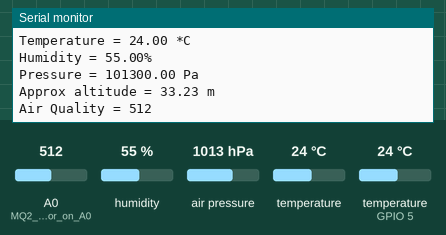
This sketch was run on a simulated ESP8266 (NodeMCU). Shown: the last lines printed to the serial monitor. Inputs (shaded band) come from the test bench; at power-on: humidity 55 %, air pressure 1013 hPa, A0 (MQ2_sensor_on_A0) = 512, temperature 24 °C, temperature (sensor on GPIO 5) 24 °C. WiFi joins after 1.5 s; servers stay silent unless stated.

Above: at 3.0 s.
3.1 s: humidity set to 22 %
At 3.21 s:
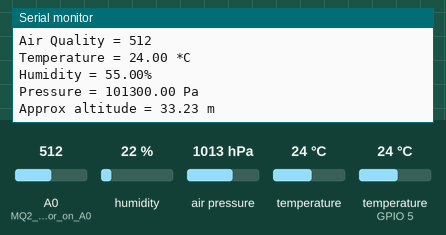
4.6 s: air pressure set to 952 hPa
At 4.61 s:
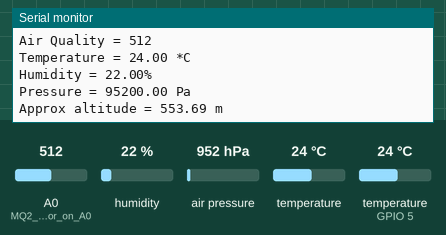
6.1 s: A0 (MQ2_sensor_on_A0) set to 716
At 6.61 s:
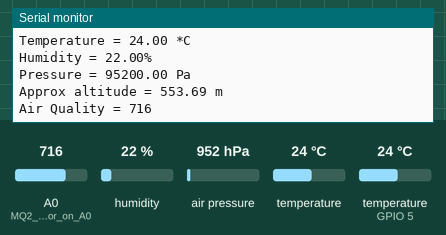
7.6 s: temperature (sensor 0) set to 12 °C
9.1 s: humidity set to 40 %
10.6 s: A0 (MQ2_sensor_on_A0) set to 992
At 10.61 s:
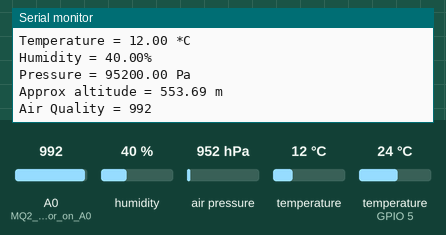
Timing chart, 0 to 13.1 s (numbered marks = the images above; inputs shaded):
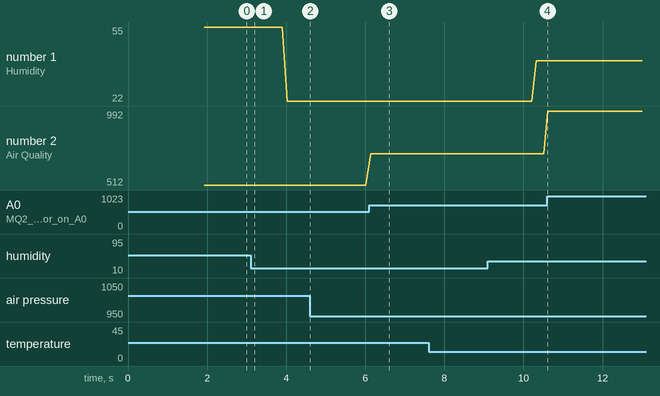

The sketch:

HWS_ESP8266.ino
```cpp
#define BLYNK_TEMPLATE_ID "TMPL6VhrmwPah"
#define BLYNK_TEMPLATE_NAME "Home Weather Station"
#define BLYNK_AUTH_TOKEN "z8ryDvUEEIteFCTiUNFDk8n3j3-NYsw_"

#define BLYNK_PRINT Serial

#include <Wire.h>
#include <Adafruit_BMP280.h>
#include <DHT.h>
#include <ESP8266WiFi.h>
#include <BlynkSimpleEsp8266.h>

char auth[] = BLYNK_AUTH_TOKEN;
char ssid[] = "Your_SSID";  // Replace with your WiFi SSID
char pass[] = "Your_Password";  // Replace with your WiFi password

DHT dht(5, DHT11);  // DHT sensor on pin 5
Adafruit_BMP280 bmp;

int sensorValue = 0;

BlynkTimer timer;

void setup() {
  Serial.begin(115200);

  Blynk.begin(auth, ssid, pass);
  timer.setInterval(100L, sendSensor);

  dht.begin();

  pinMode(A0, INPUT);  // MQ2 sensor on A0

  while (!Serial)
    delay(100);

  Serial.println(F("BMP280 test"));
  Wire.begin();
  unsigned status = bmp.begin(0x76);  // BMP280 I2C address

  if (!status) {
    Serial.println(F("Could not find a valid BMP280 sensor, check wiring or try a different address!"));
    Serial.print("SensorID was: 0x");
    Serial.println(bmp.sensorID(), 16);
    Serial.print("ID of 0xFF probably means a bad address, a BMP 180 or BMP 085\n");
    Serial.print("ID of 0x56-0x58 represents a BMP 280,\n");
    Serial.print("ID of 0x60 represents a BME 280.\n");
    Serial.print("ID of 0x61 represents a BME 680.\n");
    while (1)
      delay(10);
  }

  bmp.setSampling(Adafruit_BMP280::MODE_NORMAL,
                  Adafruit_BMP280::SAMPLING_X2,
                  Adafruit_BMP280::SAMPLING_X16,
                  Adafruit_BMP280::FILTER_X16,
                  Adafruit_BMP280::STANDBY_MS_500);
}

void sendSensor() {
  sensorValue = analogRead(A0);  // MQ2 sensor

  float temp = bmp.readTemperature();
  float pressure = bmp.readPressure();
  float altitude = bmp.readAltitude(1017);
  float humidity = dht.readHumidity();

  if (isnan(humidity)) {
    Serial.println("Failed to read from DHT sensor!");
    return;
  }

  Serial.print(F("Temperature = "));
  Serial.print(temp);
  Serial.println(" *C");

  Serial.print(F("Humidity = "));
  Serial.print(humidity);
  Serial.println("%");

  Serial.print(F("Pressure = "));
  Serial.print(pressure);
  Serial.println(" Pa");

  Serial.print(F("Approx altitude = "));
  Serial.print(altitude);
  Serial.println(" m");

  Serial.print(F("Air Quality = "));
  Serial.print(sensorValue);

  Serial.println();

  Blynk.virtualWrite(V0, temp);
  Blynk.virtualWrite(V3, humidity);
  Blynk.virtualWrite(V1, pressure);
  Blynk.virtualWrite(V2, altitude);
  Blynk.virtualWrite(V4, sensorValue);
  Blynk.virtualWrite(V5, "Data sent successfully\n");
}

void loop() {
  Blynk.run();
  timer.run();
}
```

Measured:
- after the input at 4.6 s, the serial monitor: prints a new line at once (image 2)
- after the input at 6.1 s, the serial monitor: prints a new line at once (image 3)
- after the input at 10.6 s, the serial monitor: prints a new line at once (image 4)
- plotted number 1: 55 → 22 after the input at 3.1 s, 22 → 40 after the input at 9.1 s
- plotted number 2: 512 → 716 after the input at 6.1 s, 716 → 992 after the input at 10.6 s
